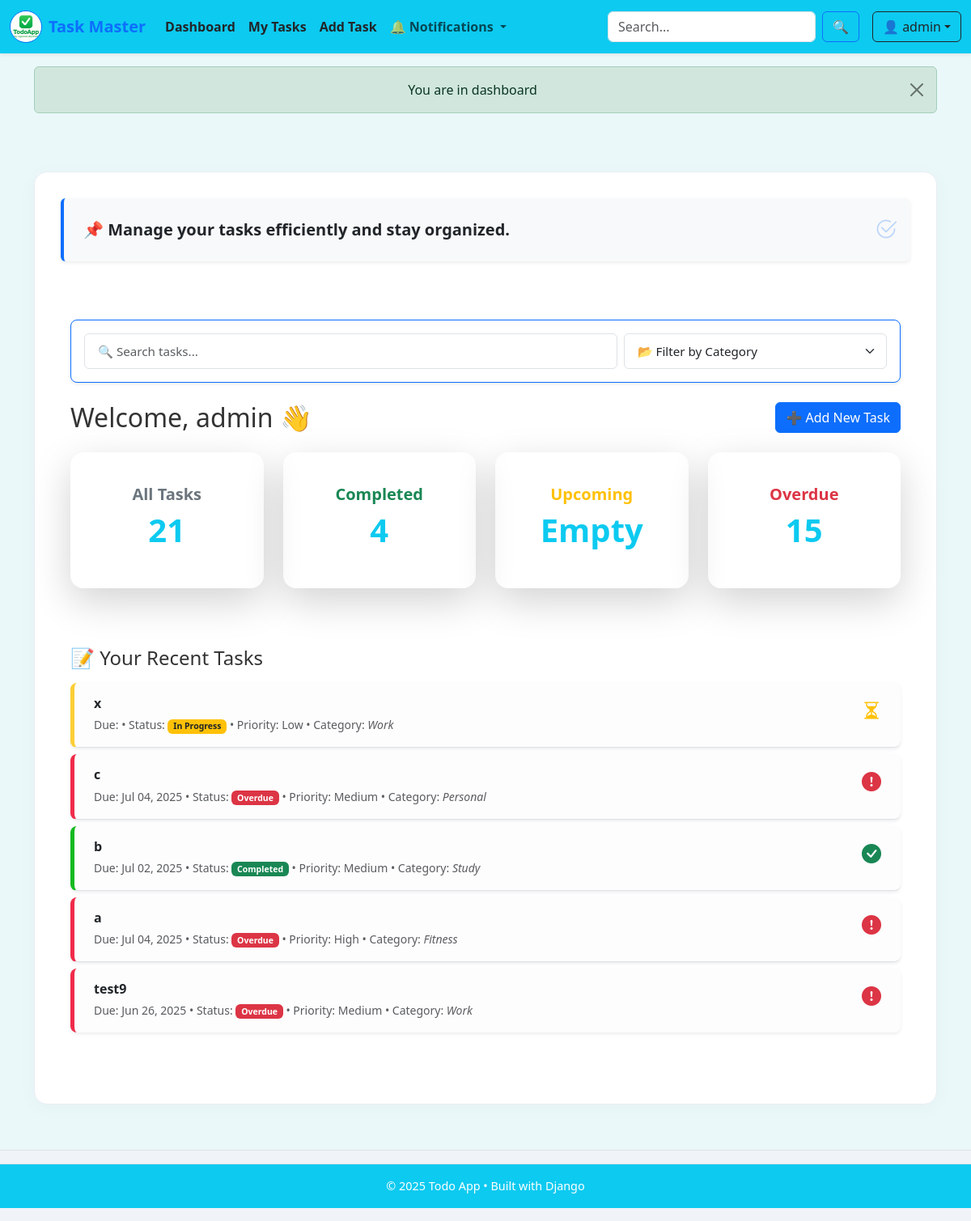
The page /dashboard/ (signed in) on the database its author committed.
### todos/models.py (models this page shows, shortened)
class Task(models.Model):
    PRIORITY_CHOICES = [
        ('L', 'Low'),
        ('M', 'Medium'),
        ('H', 'High'),
    ]
    STATUS_CHOICES = [
        ('P', 'Pending'),
        ('I', 'In Progress'),
        ('C', 'Completed'),
        ('O', 'Overdue'),
    ]
    title = models.CharField(max_length=200)
    description = models.TextField(blank=True)
    due_date = models.DateField(null=True, blank=True)
    completed = models.BooleanField(default=False)
    priority = models.CharField(max_length=1, choices=PRIORITY_CHOICES, default='M')
    status = models.CharField(max_length=1, choices=STATUS_CHOICES, default='I')
    category = models.ForeignKey(Category, on_delete=models.SET_NULL, null=True, blank=True, related_name='tasks',default='Study')
    user = models.ForeignKey(User, on_delete=models.CASCADE, related_name='tasks')
    created_at = models.DateTimeField(auto_now_add=True)
    updated_at = models.DateTimeField(auto_now=True)
    class Meta:
        ordering = ['-created_at']
        verbose_name_plural = "Tasks"

class Category(models.Model):
    name = models.CharField(max_length=100)
    slug = models.SlugField(unique=True,null=True)
    description = models.TextField(blank=True)
    created_at = models.DateTimeField(auto_now_add=True)
    updated_at = models.DateTimeField(auto_now=True)
    def __str__(self):
        return self.name
    class Meta:
        verbose_name_plural = "Categories"

### todos/views.py (the view, shortened to what this page needs)
# urls.py: path('dashboard/', views.dashboard, name='dashboard'),
@login_required
def dashboard(request):
    total_tasks = Task.objects.filter(user=request.user).count()
    completed_tasks = Task.objects.filter(user=request.user, completed=True).count()
    upcoming_tasks = Task.objects.filter(user=request.user, completed=False, due_date__gte=timezone.now())
    overdue_tasks = Task.objects.filter(user=request.user, completed=False, due_date__lt=timezone.now())
    recent_todos = Task.objects.filter(user=request.user).order_by('-created_at')[:5]
    for task in overdue_tasks:
        task.status = 'O'
        task.save()
    notifications = request.user.notifications.all()
    unread_count = request.user.notifications.filter(is_read=False).count()
    context = {
        'total_tasks': total_tasks,
        'completed_tasks': completed_tasks,
        'upcoming_tasks': upcoming_tasks.count(),
        'overdue_tasks': overdue_tasks.count(),
        'recent_todos': recent_todos,
        'notifications': notifications,
        'unread_count': unread_count,
    }
    messages.success (request, "You are in dashboard")
    return render(request, "todos/dashboard.html", context)

### todos/context_processors.py (called while the page is built)
def notification_context(request):
    if request.user.is_authenticated:
        return {
            'notifications': Notification.objects.filter(user=request.user, is_read=False)[:5]
        }
    return {}

### todos/templates/todos/dashboard.html (shortened to what this page needs)
{% extends 'todos/base.html' %}
{% load static %}
{% block content %}
  <div class="p-4 mb-4 rounded shadow-sm bg-light border-start border-4 border-primary position-relative">
  <i class="bi bi-check2-circle text-primary fs-3 position-absolute top-0 end-0 me-3 mt-3 opacity-25"></i>
  <p class="lead mb-0 text-dark fw-semibold">
    📌 Manage your tasks efficiently and stay organized.
  </p>
</div>
  <div class="container py-5">
    <div class="search-filter-container p-3 mb-4 border border-primary rounded-3 shadow-sm bg-white">
      <form method="get" class="row g-2 align-items-center" action="{% url 'search_tasks' %}">
        <div class="col-md-8">
          <input type="text" name="q" class="form-control" placeholder="🔍 Search tasks..." value="{{ request.GET.q }}">
        </div>
        <div class="col-md-4">
          <select name="category" class="form-select" onchange="this.form.submit()">
            <option value="">📂 Filter by Category</option>
          </select>
        </div>
      </form>
    </div>
    <div class="d-flex justify-content-between align-items-center mb-4">
      <h2 class="m-0">Welcome, {{ user.username }} 👋</h2>
      <a href="{% url 'create_task' %}" class="btn btn-primary">➕ Add New Task</a>
    </div>
    <div class="row g-4">
      <div class="col-md-6 col-lg-3 mb-4">
        <a href="{% url 'task_list' %}?source=AllTasks" class="text-decoration-none">
          <div class="card text-white bg-gradient shadow-lg rounded-4 border-0 p-4"
              style="background: linear-gradient(135deg, #4f46e5, #3b82f6); transition: transform 0.2s ease;">
            <div class="card-body text-center">
              <h5 class="text-secondary mb-2"><strong>All Tasks</strong></h5>
              <h2 class="text-info display-6 fw-bold">{{ total_tasks|default:'Empty' }}</h2>
            </div>
          </div>
        </a>
      </div>
      <div class="col-md-6 col-lg-3 mb-4">
        <a href="{% url 'completed_tasks' %}" class="text-decoration-none">
          <div class="card text-white bg-gradient shadow-lg rounded-4 border-0 p-4"
              style="background: linear-gradient(135deg, #4f46e5, #3b82f6); transition: transform 0.2s ease;">
            <div class="card-body text-center">
              <h5 class="text-success mb-2"><strong>Completed</strong></h5>
              <h2 class="text-info display-6 fw-bold">{{ completed_tasks | default:' Empty' }}</h2>
            </div>
          </div>
        </a>
      </div>
       <div class="col-md-6 col-lg-3 mb-4">
        <a href="{% url 'upcoming_tasks' %}" class="text-decoration-none text-dark">
          <div class="card text-white bg-gradient shadow-lg rounded-4 border-0 p-4"
              style="background: linear-gradient(135deg, #4f46e5, #3b82f6); transition: transform 0.2s ease;">
            <div class="card-body text-center">
              <h5 class="text-warning mb-2"><strong>Upcoming</strong></h5>
              <h2 class="text-info display-6 fw-bold">{{ upcoming_tasks | default:' Empty' }}</h2>
            </div>
          </div>
        </a>
      </div>
      <div class="col-md-6 col-lg-3 mb-4">
        <a href="{% url 'overdue_tasks' %}" class="text-decoration-none text-dark">
          <div class="card text-white bg-gradient shadow-lg rounded-4 border-0 p-4"
              style="background: linear-gradient(135deg, #4f46e5, #3b82f6); transition: transform 0.2s ease;">
            <div class="card-body text-center">
              <h5 class="text-danger mb-2"><strong>Overdue</strong></h5>
              <h2 class="text-info display-6 fw-bold">{{ overdue_tasks|default:' Empty' }}</h2>
            </div>
          </div>
        </a>
      </div>
    </div>
    {% if recent_todos %}
    <div class="mt-5">
        <h4 class="mb-3">📝 Your Recent Tasks</h4>
        <ul class="list-group list-group-flush">
          {% for todo in recent_todos %}
            <li class="list-group-item rounded-3 mb-2 shadow-sm px-4 py-3"
                style="background: #fdfdfd; border-left: 5px solid
                {% if todo.status == 'C' %}#14ba20
                {% elif todo.status == 'O' %}#f02b49
                {% else %}#fcce35{% endif %};">
              <div class="d-flex justify-content-between align-items-start">
                <a href="{% url 'task_detail' todo.id %}" class="text-decoration-none text-dark">
                <div>
                  <h6 class="mb-1 fw-bold">{{ todo.title }}</h6>
                  <small class="text-muted">
                    Due: {{ todo.due_date|date:"M d, Y" }} •
                    Status: <span class="badge
                      {% if todo.status == 'C' %}bg-success
                      {% elif todo.status == 'O' %}bg-danger
                      {% else %}bg-warning text-dark{% endif %}">
                      {{ todo.get_status_display }}
                    </span> •
                    Priority: <span class="text-capitalize">{{ todo.get_priority_display }}</span>
                    {% if todo.category %}
                      • Category: <em>{{ todo.category }}</em>
                    {% endif %}
                  </small>
                </div>
                </a>
                {% if todo.completed %}
                  <i class="bi bi-check-circle-fill text-success fs-4" title="Completed"></i>
                {% elif todo.status == 'O' %}
                  <i class="bi bi-exclamation-circle-fill text-danger fs-4" title="Overdue"></i>
                {% else %}
                  <i class="bi bi-hourglass-split text-warning fs-4" title="In Progress"></i>
                {% endif %}
              </div>
            </li>
          {% empty %}
            <li class="list-group-item text-muted text-center rounded shadow-sm py-3">
              No recent tasks
            </li>
          {% endfor %}
        </ul>
      </div>
    {%endif%}
  </div>
{% endblock %}

### todos/templates/todos/nav.html (shortened to what this page needs)
{% load static %}
<nav class="navbar navbar-expand-lg navbar-light bg-info shadow-sm py-2">
  <div class="container-fluid">
    <a class="navbar-brand d-flex align-items-center text-primary" href="{% url 'home' %}">
      <img src="{% static 'todos/logo.png' %}" alt="Logo" height="40" class="me-2 rounded-circle border border-primary" onerror="this.style.display='none';this.insertAdjacentHTML('afterend', '<span class=\'me-2 fs-3\'>📝</span>');" />
      <strong>Task Master</strong>
    </a>
    <div class="collapse navbar-collapse" id="navbarMain">
      <ul class="navbar-nav me-auto mb-2 mb-lg-0">
        <li class="nav-item">
          <a class="nav-link fw-semibold text-dark" href="{% url 'dashboard' %}">Dashboard</a>
        </li>
        <li class="nav-item">
          <a class="nav-link fw-semibold text-dark" href="{% url 'task_list' %}">My Tasks</a>
        </li>
        <li class="nav-item">
          <a class="nav-link fw-semibold text-dark" href="{% url 'create_task' %}">Add Task</a>
        </li>
        <li class="nav-item dropdown">
          <a class="nav-link dropdown-toggle position-relative" href="#" id="notificationDropdown" data-bs-toggle="dropdown" aria-expanded="false">
            🔔 <strong> Notifications </strong>
          </a>
        </li>
      </ul>
      <form class="d-flex me-3" method="get" action="{% url 'search_tasks' %}">
        <input class="form-control me-2" type="search" name="q" placeholder="Search..." aria-label="Search" required />
        <button class="btn btn-outline-primary" type="submit">🔍</button>
      </form>
      {% if user.is_authenticated %}
        <div class="dropdown">
          <a class="btn btn-outline-dark dropdown-toggle" href="#" id="userDropdown" data-bs-toggle="dropdown" aria-expanded="false">👤 {{ user.username }}</a>
        </div>
      {% else %}
        <a class="btn btn-outline-primary me-2" href="{% url 'login' %}">Login</a>
        <a class="btn btn-primary" href="{% url 'register' %}">Register</a>
      {% endif %}
    </div>
  </div>
</nav>

### todos/templates/todos/base.html (style rules this page uses)
html, body { height: 100%; margin: 0; font-family: 'Segoe UI', Tahoma, Geneva, Verdana, sans-serif; font-size: 1rem; color: #333; background-color: #ebf8fa; -webkit-font-smoothing: antialiased; -moz-osx-font-smoothing: grayscale; scroll-behavior: smooth; }
body { display: flex; flex-direction: column; }
a { text-decoration: none; transition: all 0.2s ease-in-out; }

### todos/templates/todos/dashboard.html (style rules this page uses)
.search-filter-container { background: #fdfdff; border-left: 5px solid #0d6efd; border-radius: 0.75rem; }
.search-filter-container input, .search-filter-container select { padding: 0.6rem 1rem; font-size: 0.95rem; }

### rows shown on the page
Task: title "x", status "In Progress", priority "Low", category "Work", completed False (drawn)
Task: title "c", due_date "Jul 04, 2025", status "Overdue", priority "Medium", category "Personal", completed False (drawn)
Task: title "b", due_date "Jul 02, 2025", status "Completed", priority "Medium", category "Study", completed True (drawn)
Task: title "a", due_date "Jul 04, 2025", status "Overdue", priority "High", category "Fitness", completed False (drawn)
Task: title "test9", due_date "Jun 26, 2025", status "Overdue", priority "Medium", category "Work", completed False (drawn)

### other values the page prints
{{ user.username }} "admin"
{{ message }} "You are in dashboard"
{{ total_tasks|default:'Empty' }} "21"
{{ completed_tasks | default:' Empty' }} "4"
{{ upcoming_tasks | default:' Empty' }} "Empty"
{{ overdue_tasks|default:' Empty' }} "15"
{{ year|default:2025 }} "2025"
